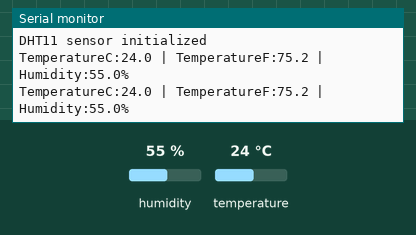
Recording of a sketch running on a simulated Arduino Uno, built with avr-gcc and run on an emulated ATmega328P. On the bench: the last lines printed to the serial monitor. Inputs (shaded band) come from the test bench; at power-on: humidity 55 %, temperature 24 °C.

Above: at 2.8 s.
2.9 s: humidity set to 22 %
At 4.7 s:
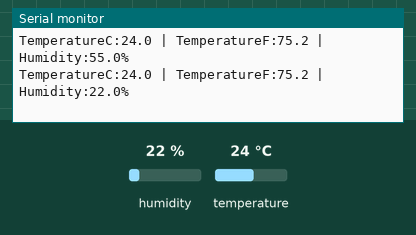
5.6 s: temperature set to 12 °C
At 7.1 s:
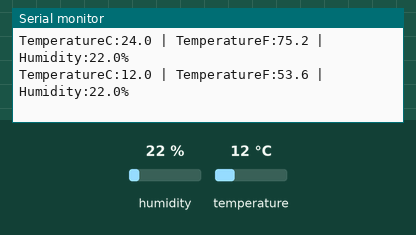
8.3 s: humidity set to 40 %
At 10.8 s:
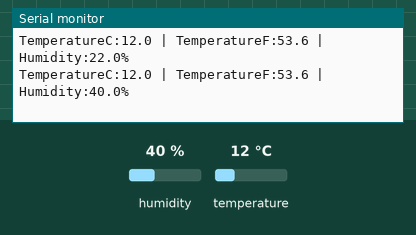
Timing chart, 0 to 12.3 s (numbered marks = the images above; inputs shaded):
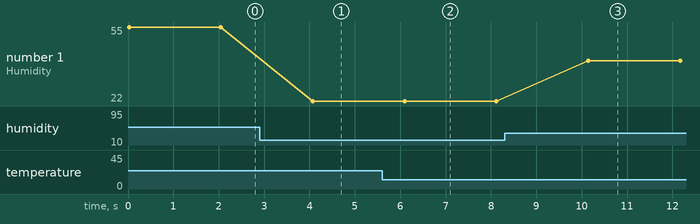

The sketch:

DHT.ino
```cpp
#include <DHT.h>

#define DHTPIN 2
#define DHTTYPE DHT11

DHT dht(DHTPIN, DHTTYPE);

void setup() {
  Serial.begin(9600);
  dht.begin();
  Serial.println("DHT11 sensor initialized");
}

void loop() {
  float humidity = dht.readHumidity();
  float temperatureC = dht.readTemperature();
  float temperatureF = dht.readTemperature(true);

  if (isnan(humidity) || isnan(temperatureC) || isnan(temperatureF)) {
    Serial.println("Sensor error");
    delay(2000);
    return;
  }

  Serial.print("TemperatureC:");
  Serial.print(temperatureC, 1);
  Serial.print(" | TemperatureF:");
  Serial.print(temperatureF, 1);
  Serial.print(" | Humidity:");
  Serial.print(humidity, 1);
  Serial.println("%");

  delay(2000);
}
```

Measured:
- after the input at 2.9 s, the serial monitor: prints a new line after 1.2 s (image 1)
- after the input at 5.6 s, the serial monitor: prints a new line after 0.50 s (image 2)
- after the input at 8.3 s, the serial monitor: prints a new line after 1.8 s (image 3)
- plotted number 1: 55 → 22 after the input at 2.9 s, 22 → 40 after the input at 8.3 s
